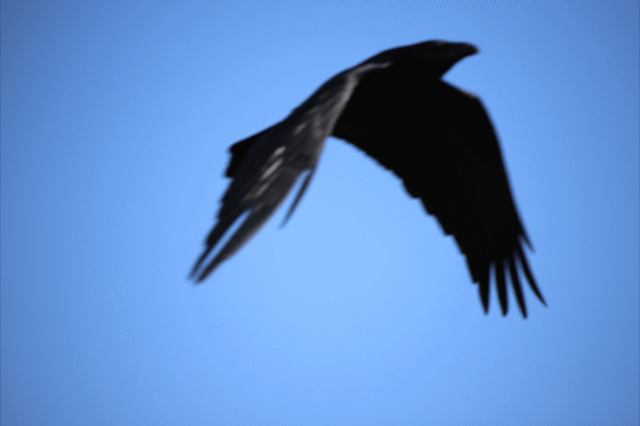
#> input picture assets/hero.gif, 640 x 426 px, found by its file name
$ python make_hero.py
#> lines starting #> are read from the running program, lines starting #| are printed output that depends on the picture
"""Key the sky out of the raven GIF and emit an animated WebP with real alpha.

The subject is a dark bird against bright blue sky. Sky pixels have a large
blue-minus-red difference; the bird — including its grey wing highlights — does
not. Deriving alpha from that difference on a ramp keeps the motion blur soft,
which a 1-bit GIF transparency mask cannot do.
"""
from PIL import Image

SRC = r"C:\Users\Test\PROJECTS\Dashboards\assets\hero.gif"
OUT = r"C:\Users\Test\PROJECTS\Dashboards\assets\hero.webp"

# Blue-minus-red at which a pixel counts as fully sky. Measured from the
# source: corners read 96-128, the bird reads well under 40.
FULL_SKY = 88.0
# Below this the pixel is fully opaque subject.
FULL_SUBJECT = 30.0


def frame_to_rgba(frame: Image.Image) -> Image.Image:
    rgba = frame.convert("RGBA")
    px = rgba.load()
    w, h = rgba.size
    for y in range(h):
        for x in range(w):
            r, g, b, _ = px[x, y]
            skyness = (b - r - FULL_SUBJECT) / (FULL_SKY - FULL_SUBJECT)
            skyness = 0.0 if skyness < 0.0 else (1.0 if skyness > 1.0 else skyness)
            px[x, y] = (r, g, b, int(round(255 * (1.0 - skyness))))
    return rgba


def main() -> None:
    src = Image.open(SRC)
#> src is the input picture: PIL image 640x426 P; mean R, G, B, A 97.1, 141.8, 203.6, 255
    frames = []
    durations = []
    for i in range(getattr(src, "n_frames", 1)):
        src.seek(i)
        frames.append(frame_to_rgba(src))
        durations.append(src.info.get("duration", 300))
#> this loop made 5 passes
#> pass 2, in frame_to_rgba (call 2), `rgba = frame.convert("RGBA")`:
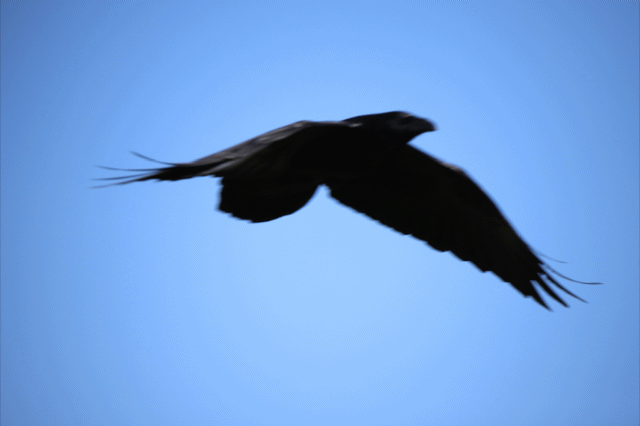
#> rgba: PIL image 640x426 RGBA; mean R, G, B, A 110.9, 156.3, 216, 255
#> pass 3, in frame_to_rgba (call 3), `rgba = frame.convert("RGBA")`:
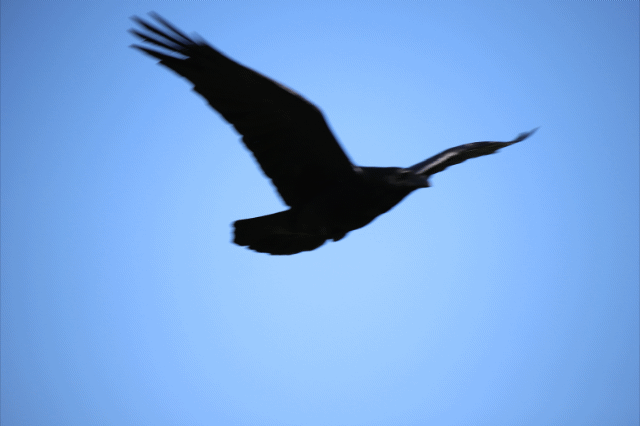
#> rgba: PIL image 640x426 RGBA; mean R, G, B, A 119.4, 164.8, 223, 255
#> after the loop, durations = [300, 300, 300, 300, 300]; frames = 5 items

    frames[0].save(
        OUT,
        save_all=True,
        append_images=frames[1:],
        duration=durations,
        loop=0,
        lossless=True,
    )
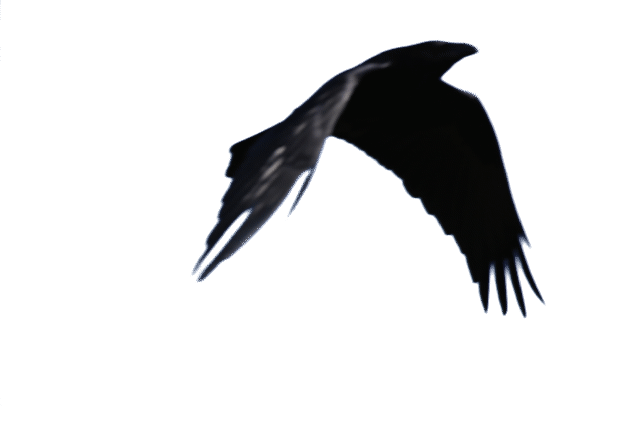
#> saved as hero.webp: PIL image 640x426 RGBA; mean R, G, B, A 97.1, 141.8, 203.6, 33.7; transparent parts drawn white
    print(f"wrote {OUT}: {len(frames)} frames, {frames[0].size}")
#| wrote C:\Users\Test\PROJECTS\Dashboards\assets\hero.webp: 5 frames, (640, 426)


if __name__ == "__main__":
    main()
